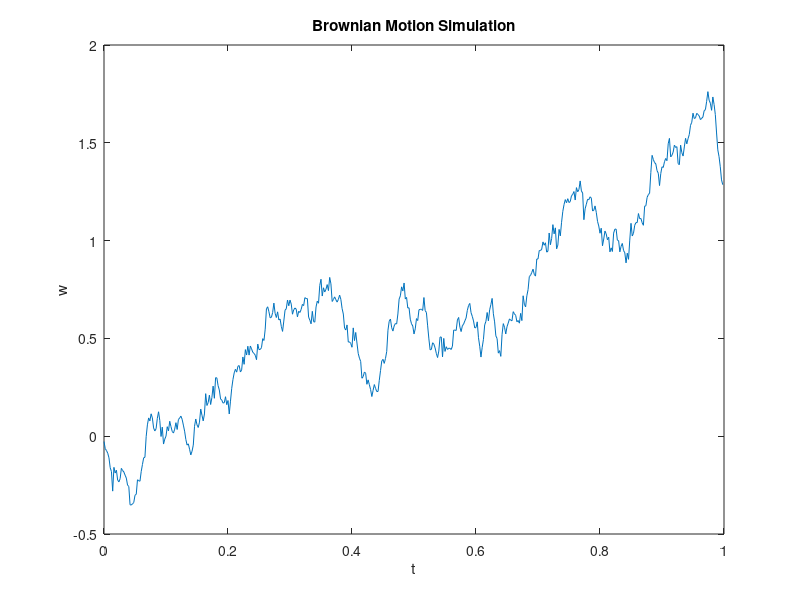

This chart was generated by the following MATLAB code: (Note: this script raises an error after producing the figure.)
clc; %clearing environment
T = 1;
N = 500;
h = (T - 0) / N;
dw = sqrt(h) * randn(1, N);
w = cumsum(dw);
t = 0:h:T-h;
plot(t, w);
xlabel('t');
ylabel('w');
title('Brownian Motion Simulation');
hold on

mc = 2^4;
dw = sqrt(h) * randn(1, N);
w = cumsum(dw);
t = 0:h:T-h;
b = [0, w];
plot(t, b);

